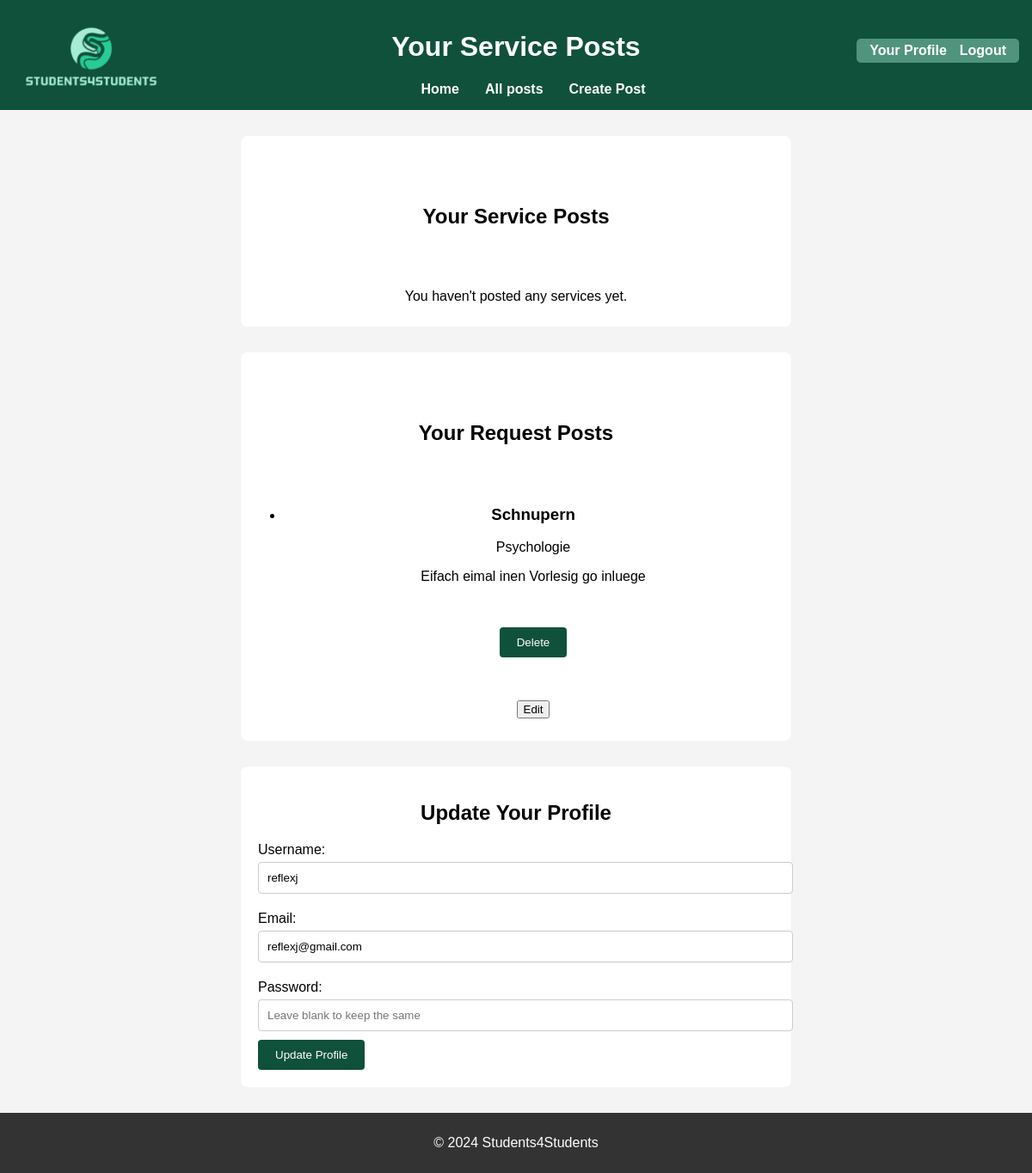
The app's page /profile (signed in), older data.
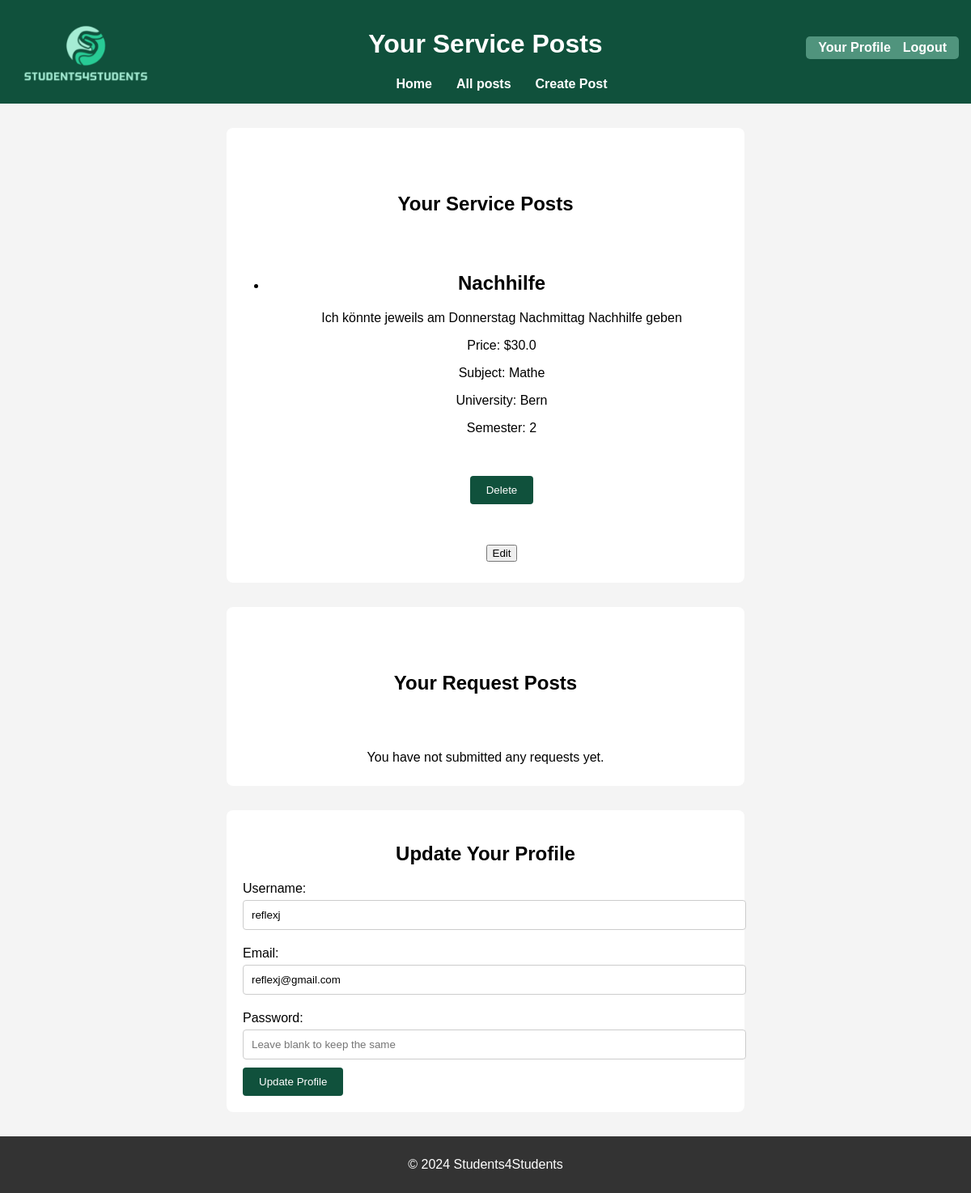
The same page, newer data.
### app.py (models this page shows, shortened)
class RequestPost(db.Model):
    id = db.Column(db.Integer, primary_key=True)
    title = db.Column(db.String(100), nullable=False)
    description = db.Column(db.String(200), nullable=False)
    subject = db.Column(db.String(100), nullable=False)
    price = db.Column(db.String(100), nullable=False)
    additional_information = db.Column(db.String(200), nullable=True)
    contact =db.Column(db.String(100), nullable = False)
    user_id = db.Column(db.Integer, db.ForeignKey('user.id'), nullable=False)
    user = db.relationship('User', backref=db.backref('requests', lazy=True))

class ServicePost(db.Model):
    id = db.Column(db.Integer, primary_key=True)
    title = db.Column(db.String(100), nullable=False)
    description = db.Column(db.String(200), nullable=False)
    price = db.Column(db.Float, nullable=False)
    subject = db.Column(db.String(100), nullable=False)
    university = db.Column(db.String(100), nullable=False)
    semester = db.Column(db.String(50), nullable=False)
    contact =db.Column(db.String(100), nullable = False)
    additional_info =db.Column(db.String(200), nullable = True)
    user_id = db.Column(db.Integer, db.ForeignKey('user.id'), nullable=False)

### app.py (the view, shortened to what this page needs)
@app.route('/profile', methods=['GET', 'POST'])
@login_required
def profile():
    service_posts = ServicePost.query.filter_by(user_id=current_user.id).all()
    request_posts = RequestPost.query.filter_by(user_id=current_user.id).all()
    return render_template('profile.html', service_posts=service_posts, request_posts=request_posts)

### app.py (called while the page is built)
@login_manager.user_loader
def load_user(user_id):
    return User.query.get(int(user_id))

### templates/profile.html (shortened to what this page needs)
<!DOCTYPE html>
<html lang="en">
<head>
    <link rel="stylesheet" href="{{ url_for('static', filename='style.css') }}">
</head>
<body>
    <header>
        <a href="/">
            <img src="{{ url_for('static', filename='images/logo.png') }}" alt="Website Logo" id="logo">
        </a>
        <h1>Your Service Posts</h1>
        <nav>
            <ul>
                <li><a href="/">Home</a></li>
                <li><a href="/allposts">All posts</a></li>
                <li><a href="/createpost">Create Post</a></li>
            </ul>
        </nav>
        <section class="auth-links">
            {% if current_user.is_authenticated %}
                <a href="/profile">Your Profile</a>
                <a href="{{ url_for('logout') }}">Logout</a>
            {% else %}
                <a href="{{ url_for('login') }}">Login</a>
                <a href="{{ url_for('register') }}">Register</a>
            {% endif %}
        </section>
    </header>
    <main>
            <section>
                <form>
                <h2>Your Service Posts</h2>
                </form>
                {% if service_posts %}
                <ul>
                    {% for post in service_posts %}
                        <li>
                            <h2>{{ post.title }}</h2>
                            <p>{{ post.description }}</p>
                            <p>Price: ${{ post.price }}</p>
                            <p>Subject: {{ post.subject }}</p>
                            <p>University: {{ post.university }}</p>
                            <p>Semester: {{ post.semester }}</p>
                            <form action="{{ url_for('delete_post', post_id=post.id) }}" method="POST">
                                <button type="submit">Delete</button>
                            </form>
                            <a href="{{ url_for('edit_service', post_id=post.id) }}">
                                <button type="button">Edit</button>
                            </a>
                        </li>
                    {% endfor %}
                </ul>
            {% else %}
                <p>You haven't posted any services yet.</p>
            {% endif %}
            </section>
            <section>
                <form>
                <h2>Your Request Posts</h2>
                </form>
                {% if request_posts %}
                    <ul>
                        {% for request in request_posts %}
                            <li>
                                <h3>{{ request.title }}</h3>
                                <p>{{ request.subject }}</p>
                                <p>{{ request.description }}</p>
                                <form action="{{ url_for('delete_request', request_id=request.id) }}" method="POST">
                                <button type="submit">Delete</button>
                                </form>
                                <a href="{{ url_for('edit_request', request_id=request.id) }}">
                                    <button type="button">Edit</button>
                                </a>
                            </li>
                        {% endfor %}
                    </ul>
                {% else %}
                    <p>You have not submitted any requests yet.</p>
                {% endif %}
            </section>
            <form method="POST" action="{{ url_for('profile') }}">
                <h2>Update Your Profile</h2>
                <label for="username">Username:</label>
                <input type="text" id="username" name="username" value="{{ current_user.username }}" required>
                <label for="email">Email:</label>
                <input type="email" id="email" name="email" value="{{ current_user.email }}" required>
                <label for="password">Password:</label>
                <input type="password" id="password" name="password" placeholder="Leave blank to keep the same">
                <button type="submit">Update Profile</button>
            </form>
    </main>
    <footer>
        <p>&copy; 2024 Students4Students</p>
    </footer>
</body>
</html>

Row changes from the older to the newer data that the page shows:
removed RequestPost: title "Schnupern", subject "Psychologie", description "Eifach eimal inen Vorlesig go inluege"
added ServicePost: title "Nachhilfe", description "Ich könnte jeweils am Donnerstag Nachmittag Nachhilfe geben", price "30.0", subject "Mathe", university "Bern", semester "2"
Text that changed along with them:
text no longer shown: "You haven't posted any services yet."
text now shown: "You have not submitted any requests yet."
